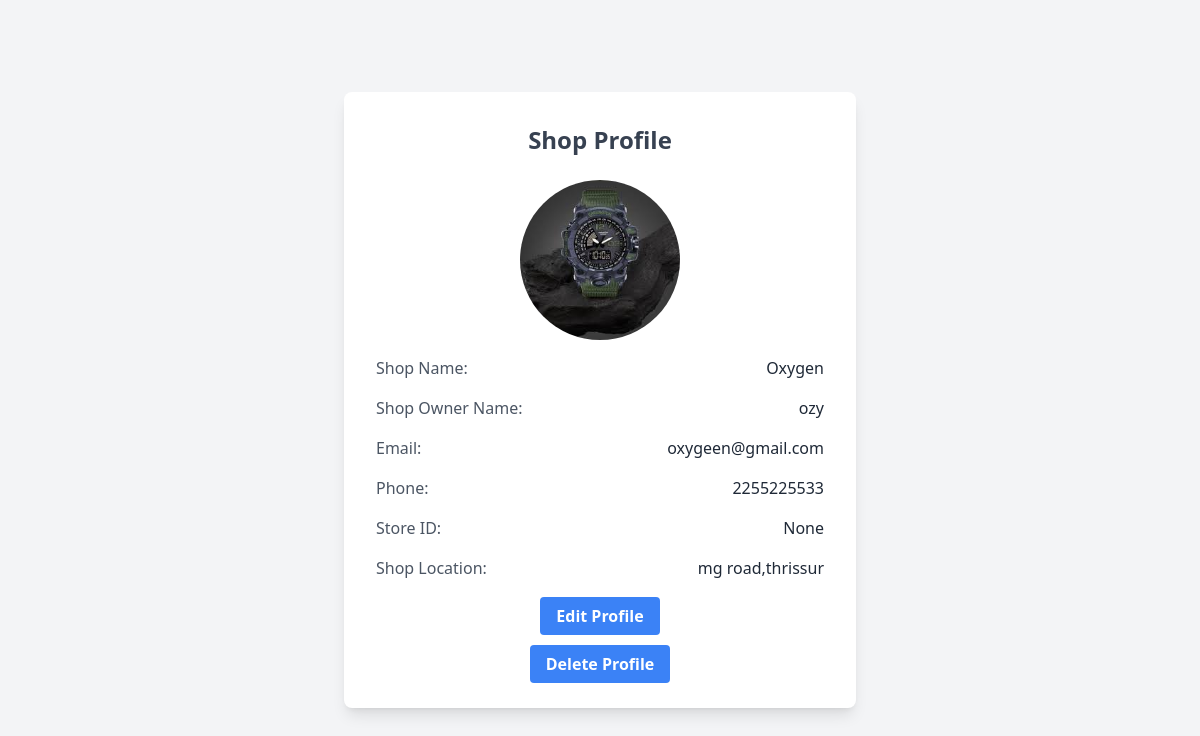
The page /shopviewprofile/ (signed in) on the database its author committed.
### app/models.py (models this page shows, shortened)
class shopregister(models.Model):
    shopname=models.CharField(max_length=50,null=True,blank=False)
    shopownername=models.CharField(max_length=50,null=True,blank=False)
    email=models.EmailField(unique=True,null=True,blank=False)
    phone=models.IntegerField(null=True,blank=True)
    storeid=models.CharField(max_length=50,null=True,blank=False,unique=True)
    password=models.CharField(max_length=8,null=True,blank=True)
    image=models.ImageField(upload_to='shop/',null=True,blank=True)
    location=models.CharField(max_length=50,null=True,blank=False)

### app/views.py (the view)
# urls.py: path('shopviewprofile/',views.shopviewprofile,name='shopviewprofile'),
def shopviewprofile(request):
    try:
        email=request.session['semail']
        shop=shopregister.objects.get(email=email)
        if shop:
            return render(request,'shopviewprofile.html',{'shop':shop})
        else:
            return redirect('shoplogin')
    except Exception as e:
        print (e)
        return redirect('shoplogin')

### app/templates/shopviewprofile.html (shortened to what this page needs)
<!DOCTYPE html>
<html lang="en">
<head>
    <script src="https://cdn.tailwindcss.com"></script>
</head>
<body class="bg-gray-100">
    <div class="flex justify-center items-center h-screen">
        <div class="w-full max-w-lg bg-white shadow-lg rounded-lg p-8">
            <h2 class="text-2xl font-bold text-center text-gray-700 mb-6">Shop Profile</h2>
            <div class="flex justify-center mb-4">
                <img src="{{ shop.image.url }}" alt="{{ shop.shopname }}'s Image" class="h-40 w-40 rounded-full object-cover">
            </div>
            <div class="space-y-4">
                <div class="flex items-center justify-between">
                    <span class="text-gray-600 font-medium">Shop Name:</span>
                    <span class="text-gray-800">{{ shop.shopname }}</span>
                </div>
                <div class="flex items-center justify-between">
                    <span class="text-gray-600 font-medium">Shop Owner Name:</span>
                    <span class="text-gray-800">{{ shop.shopownername }}</span>
                </div>
                <div class="flex items-center justify-between">
                    <span class="text-gray-600 font-medium">Email:</span>
                    <span class="text-gray-800">{{ shop.email }}</span>
                </div>
                <div class="flex items-center justify-between">
                    <span class="text-gray-600 font-medium">Phone:</span>
                    <span class="text-gray-800">{{ shop.phone }}</span>
                </div>
                <div class="flex items-center justify-between">
                    <span class="text-gray-600 font-medium">Store ID:</span>
                    <span class="text-gray-800">{{ shop.storeid }}</span>
                </div>
                <div class="flex items-center justify-between">
                    <span class="text-gray-600 font-medium">Shop Location:</span>
                    <span class="text-gray-800">{{ shop.location }}</span>
                </div>
            </div>
            <div class="mt-6 text-center">
                <a href="{% url 'shopeditprofile' %}" class="bg-blue-500 hover:bg-blue-700 text-white font-bold py-2 px-4 rounded">
                    Edit Profile
                </a>
            </div>
            <div class="mt-6 text-center">
                <a href="/shopdelprofile/{{shop.id}}/" class="bg-blue-500 hover:bg-blue-700 text-white font-bold py-2 px-4 rounded">
                    Delete Profile
                </a>
            </div>
        </div>
    </div>
</body>
</html>

### rows shown on the page
shopregister: image (picture), shopname "Oxygen", shopownername "ozy", email "oxygeen@gmail.com", phone "2255225533", storeid "None", location "mg road,thrissur"
